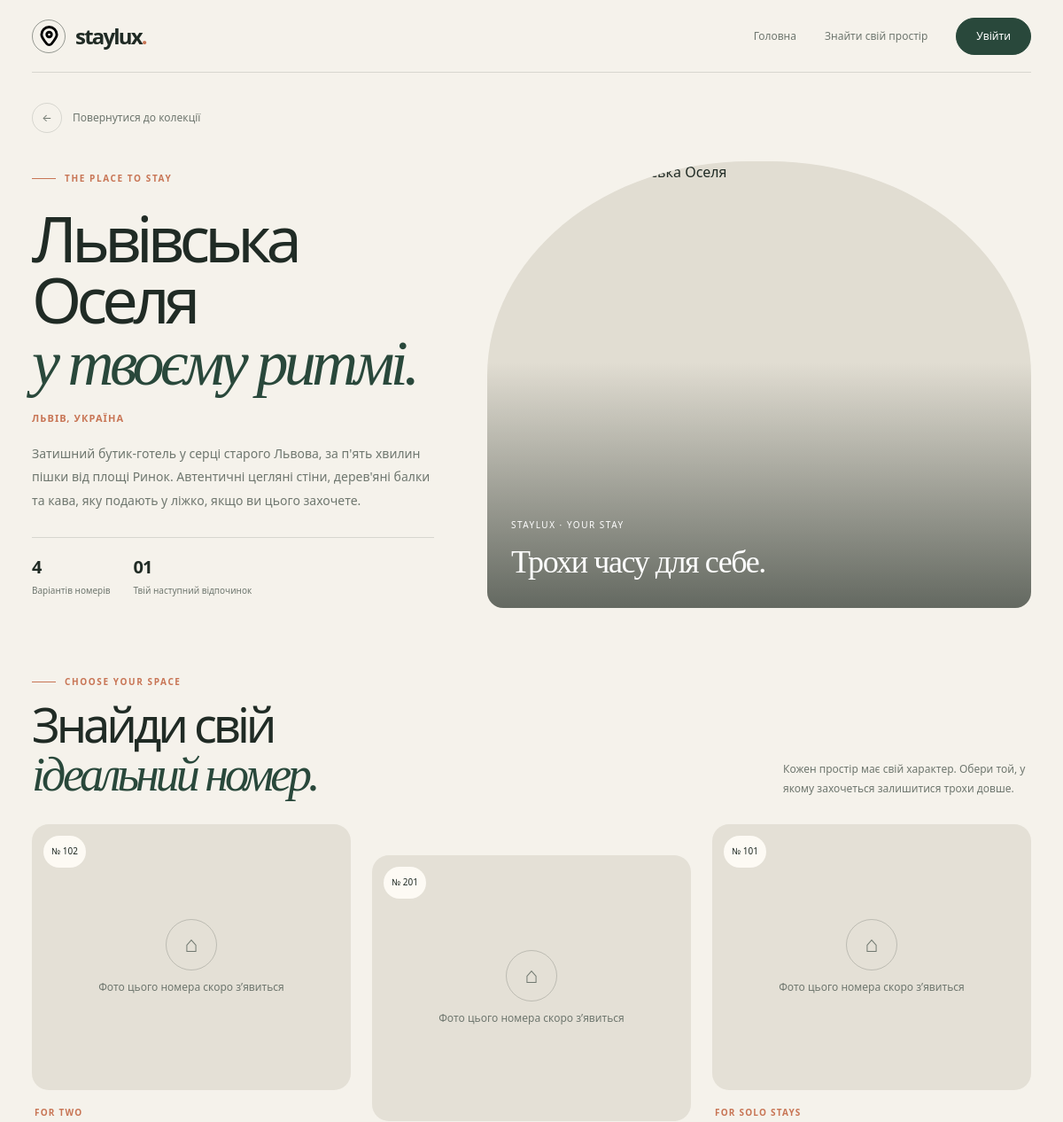
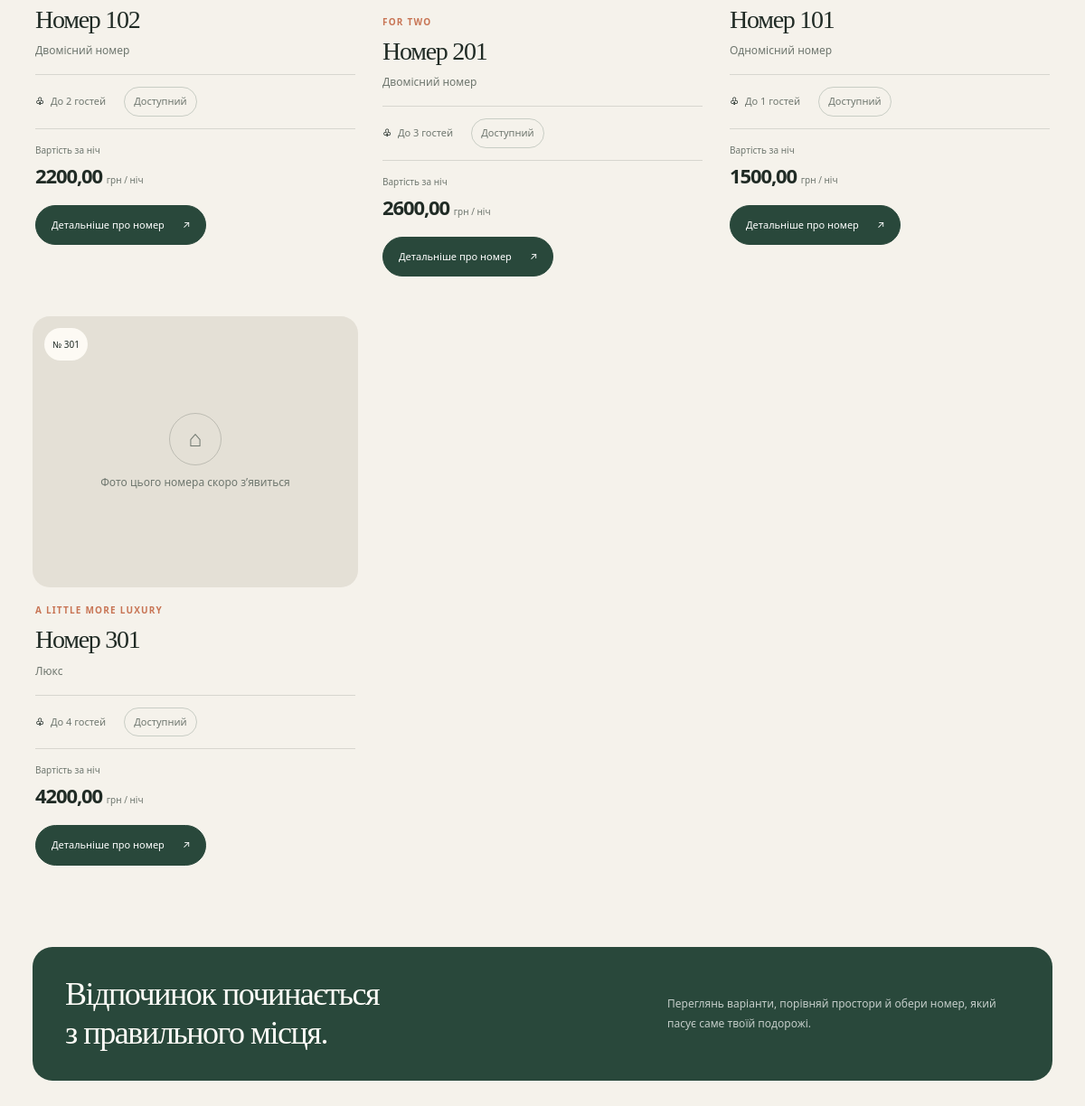
The page /hotels/2/rooms/ on the database its author committed (2 pictures, top to bottom).
### hotel/models.py (models this page shows, shortened)
class Hotel(models.Model):
    name = models.CharField(max_length=100)
    description = models.TextField()
    price_per_night = models.DecimalField(max_digits=10, decimal_places=2)
    amenities = models.ManyToManyField(Amenite, related_name='hotels', blank=True)
    country = models.CharField(max_length=100)
    city = models.CharField(max_length=100)
    address = models.CharField(max_length=200)

class Room(models.Model):
    ROOM_TYPES = [
        ('single', 'Single'),
        ('double', 'Double'),
        ('suite', 'Suite'),
    ]
    hotel = models.ForeignKey(Hotel, on_delete=models.CASCADE, related_name='rooms')
    room_number = models.CharField(max_length=10)
    room_type = models.CharField(max_length=20, choices=ROOM_TYPES)
    capacity = models.IntegerField()
    price_per_night = models.DecimalField(max_digits=10, decimal_places=2)
    is_available = models.BooleanField(default=True)
    class Meta:
        verbose_name = 'Room'
        verbose_name_plural = 'Rooms'
        ordering = ['is_available', 'room_type', 'price_per_night']

### hotel/views.py (the view)
# urls.py: path('hotels/<int:id>/rooms/', views.hotel_rooms, name='hotel_rooms'),
def hotel_rooms(request, id):
    hotel = get_object_or_404(Hotel, id=id)
    return render(request, 'hotel_rooms.html', {
        'hotel': hotel,
        'rooms': hotel.rooms.all(),
    })

### templates/hotel_rooms.html (shortened to what this page needs)
{% extends 'base.html' %}
{% block content %}
<div class="sl-rooms-page">
    <div class="sl-rooms-shell">
        <a href="{% url 'hotel' %}" class="sl-rooms-back">
            <span aria-hidden="true">←</span>
            Повернутися до колекції
        </a>
        <section class="sl-rooms-hero">
            <div class="sl-rooms-intro">
                <div class="sl-rooms-eyebrow">The place to stay</div>
                <h1>{{ hotel.name }}<br><em>у твоєму ритмі.</em></h1>
                <div class="sl-rooms-location">
                    {{ hotel.city }}, {{ hotel.country }}
                </div>
                <div class="sl-rooms-description">
                    {{ hotel.description }}
                </div>
                <div class="sl-rooms-facts">
                    <div class="sl-rooms-fact">
                        <strong>{{ rooms|length }}</strong>
                        <span>Варіантів номерів</span>
                    </div>
                    <div class="sl-rooms-fact">
                        <strong>01</strong>
                        <span>Твій наступний відпочинок</span>
                    </div>
                </div>
            </div>
            <div class="sl-rooms-visual">
                {% with hotel_image=hotel.images.first %}
                    {% if hotel_image %}
                        <img src="{{ hotel_image.image.url }}" alt="{{ hotel.name }}" fetchpriority="high">
                    {% else %}
                        <img src="https://images.unsplash.com/photo-1611892440504-42a792e24d32?auto=format&fit=crop&w=1500&q=85" alt="Інтер’єр готелю {{ hotel.name }}" fetchpriority="high">
                    {% endif %}
                {% endwith %}
                <div class="sl-rooms-visual-caption">
                    <span>STAYLUX · YOUR STAY</span>
                    <strong>Трохи часу для себе.</strong>
                </div>
            </div>
        </section>
        <section aria-labelledby="sl-room-list-title">
            <div class="sl-rooms-heading">
                <div>
                    <div class="sl-rooms-eyebrow">Choose your space</div>
                    <h2 id="sl-room-list-title">Знайди свій<br><em>ідеальний номер.</em></h2>
                </div>
                <p>Кожен простір має свій характер. Обери той, у якому захочеться залишитися трохи довше.</p>
            </div>
            <div class="sl-room-grid">
                {% for room in rooms %}
                    <article class="sl-room-card">
                        <div class="sl-room-gallery">
                            {% with first_photo=room.images.first %}
                                {% if first_photo %}
                                    <img src="{{ first_photo.image.url }}" alt="Номер {{ room.room_number }} — {{ hotel.name }}" loading="lazy">
                                {% else %}
                                    <div class="sl-room-gallery-empty">
                                        <span>⌂</span>
                                        <div>Фото цього номера скоро з’явиться</div>
                                    </div>
                                {% endif %}
                            {% endwith %}
                            <span class="sl-room-index">№ {{ room.room_number }}</span>
                        </div>
                        <div class="sl-room-content">
                            <div class="sl-room-kicker">
                                {% if room.room_type == 'single' %}
                                    For solo stays
                                {% elif room.room_type == 'double' %}
                                    For two
                                {% elif room.room_type == 'suite' %}
                                    A little more luxury
                                {% else %}
                                    Your space
                                {% endif %}
                            </div>
                            <h3>Номер {{ room.room_number }}</h3>
                            <p class="sl-room-type">
                                {% if room.room_type == 'single' %}
                                    Одномісний номер
                                {% elif room.room_type == 'double' %}
                                    Двомісний номер
                                {% elif room.room_type == 'suite' %}
                                    Люкс
                                {% else %}
                                    {{ room.get_room_type_display }}
                                {% endif %}
                            </p>
                            <div class="sl-room-meta">
                                <span><b>♧</b> До {{ room.capacity }} гостей</span>
                                {% if room.is_available %}
                                    <span class="sl-room-status">Доступний</span>
                                {% else %}
                                    <span class="sl-room-status unavailable">Недоступний</span>
                                {% endif %}
                            </div>
                            <div class="sl-room-bottom">
                                <div>
                                    <span class="sl-room-price-caption">Вартість за ніч</span>
                                    <div class="sl-room-price">
                                        {{ room.price_per_night }} <small>грн / ніч</small>
                                    </div>
                                </div>
                            </div>
                            <a href="{% url 'room' room.id %}" class="sl-room-btn">
                                Детальніше про номер <span aria-hidden="true">↗</span>
                            </a>
                        </div>
                    </article>
                {% empty %}
                    <div class="sl-rooms-empty">
                        <div class="sl-rooms-eyebrow" style="justify-content:center;">A little pause</div>
                        <h3>Номери ще готуються до гостей.</h3>
                        <p>У цьому готелі поки немає доданих номерів. Заглянь сюди трохи пізніше.</p>
                    </div>
                {% endfor %}
            </div>
        </section>
        <aside class="sl-rooms-note">
            <h3>Відпочинок починається<br>з правильного місця.</h3>
            <p>Переглянь варіанти, порівняй простори й обери номер, який пасує саме твоїй подорожі.</p>
        </aside>
    </div>
</div>
{% endblock %}

### templates/base.html (style rules this page uses)
html { margin: 0; padding: 0; background: #f5f2eb; }
body.staylux-body { margin: 0; padding: 0; background: #f5f2eb; color: #202b25; }

### rows shown on the page
Hotel: name "Львівська Оселя", city "ЛЬВІВ", country "УКРАЇНА", description "Затишний бутик-готель у серці старого Львова, за п'ять хвилин пішки від площі Ринок. Автентичні цегляні стіни, дерев'яні балки та кава, яку подають у ліжко, якщо ви цього захочете."
Room: room_number "102", room_type "FOR TWO", capacity "2", is_available "Доступний", price_per_night "2200,00"
Room: room_number "201", room_type "FOR TWO", capacity "3", is_available "Доступний", price_per_night "2600,00"
Room: room_number "101", room_type "FOR SOLO STAYS", capacity "1", is_available "Доступний", price_per_night "1500,00"
Room: room_number "301", room_type "A LITTLE MORE LUXURY", capacity "4", is_available "Доступний", price_per_night "4200,00"

### other values the page prints
{{ rooms|length }} "4"
